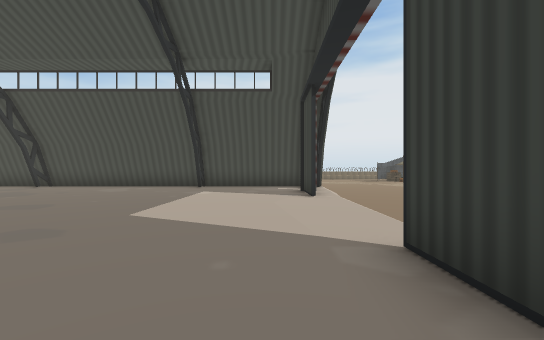
[1] (above)

24 first-person views from a walk through a Unity game level. The camera is 1.5 m above the floor, looks level and sees 90° across. Doors are open. The floor is counted in squares, 2 m on a side. Each view is taken from the middle of a square. On the plan, view 1 faces up. The plan holds only what a view shows up to about 10 squares ahead; the rest is blank. The place goes on beyond the plan. The player character is not drawn. Some surface patterns are stand-ins.

[2]
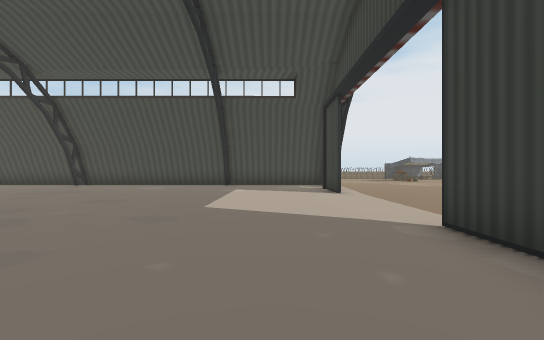

[3]
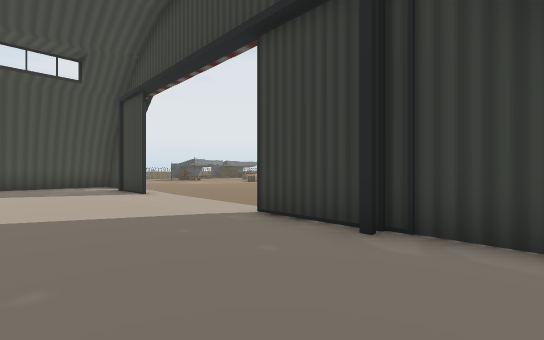

[4]
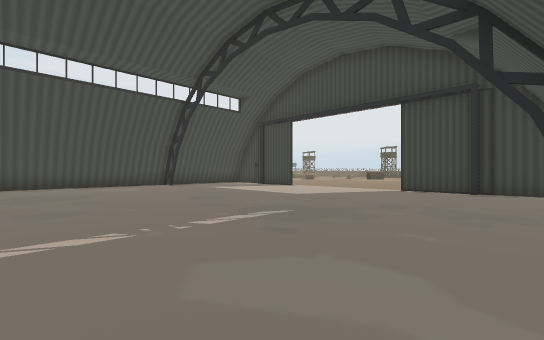

[5]
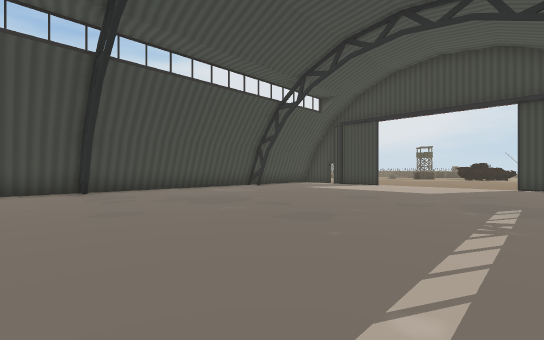

[6]
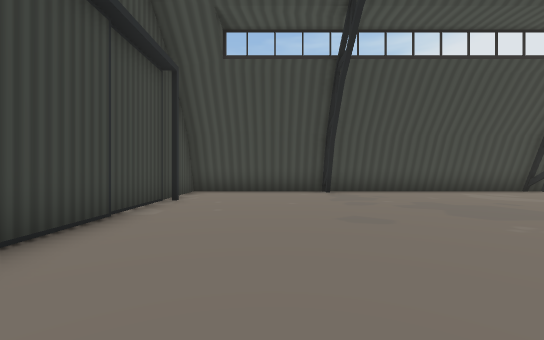

[7]
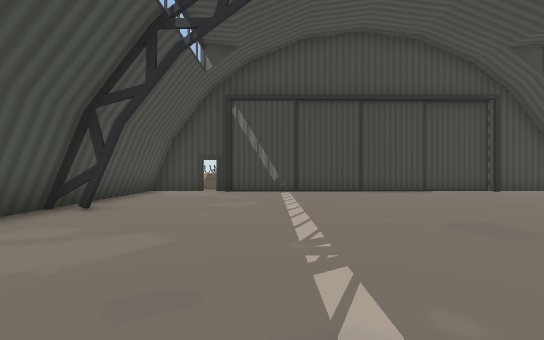

[8]
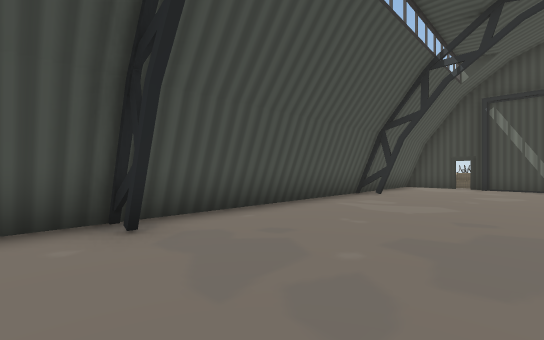

[9]
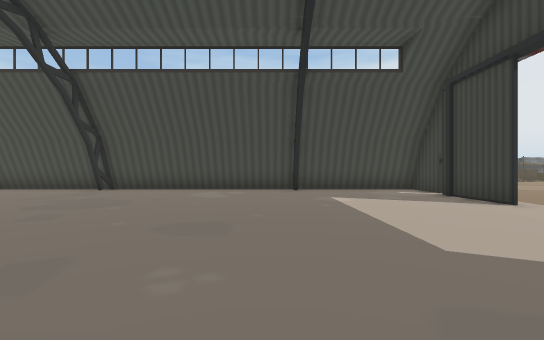

[10]
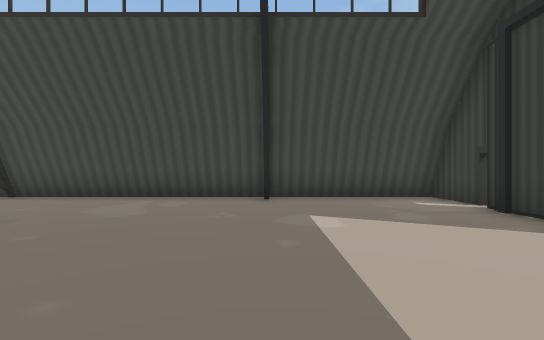

[11]
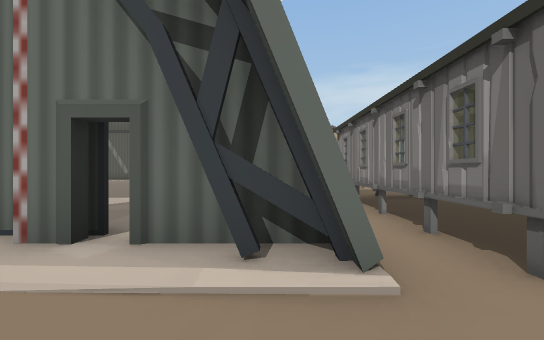

[12]
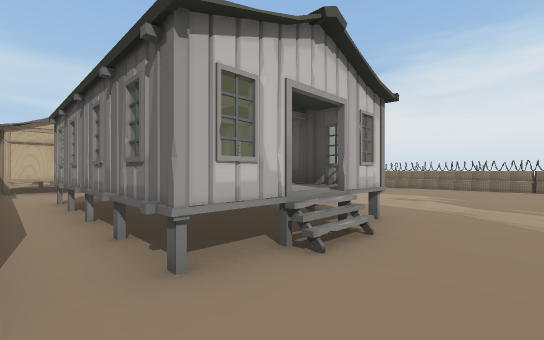

[13]
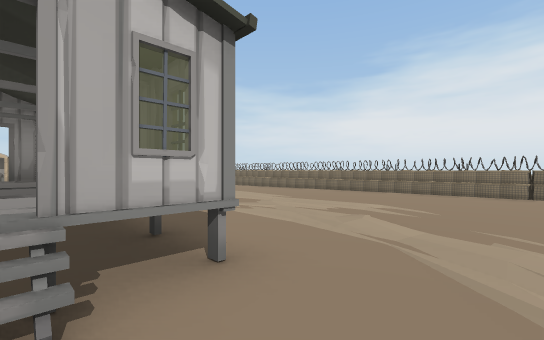

[14]
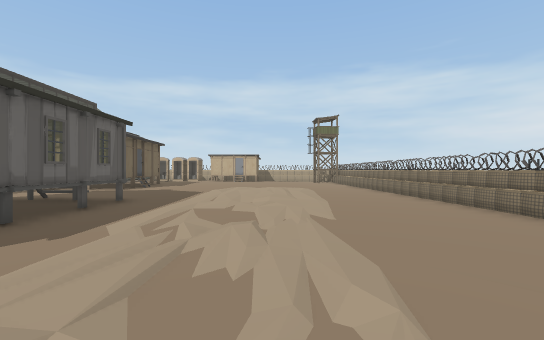

[15]
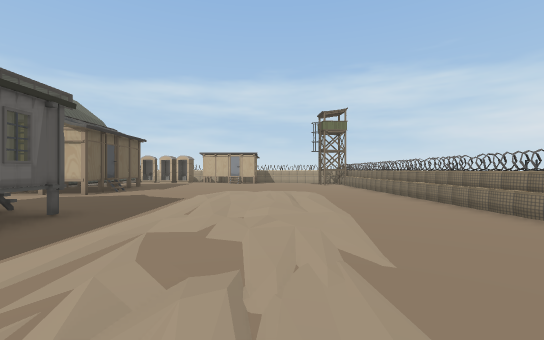

[16]
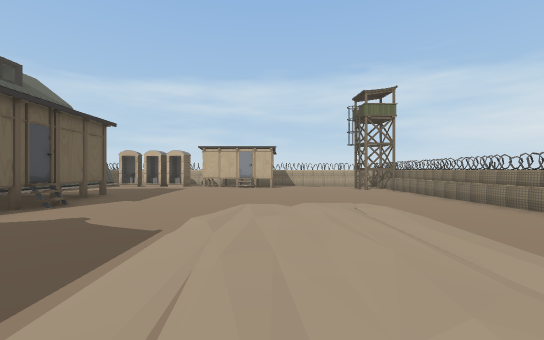

[17]
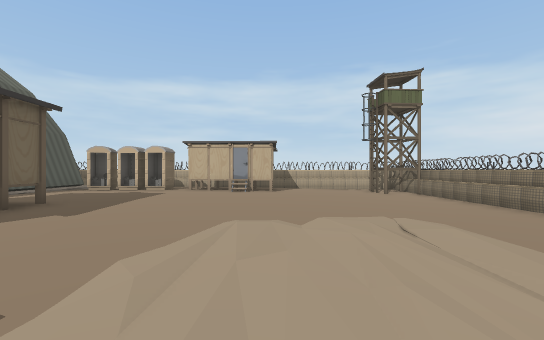

[18]
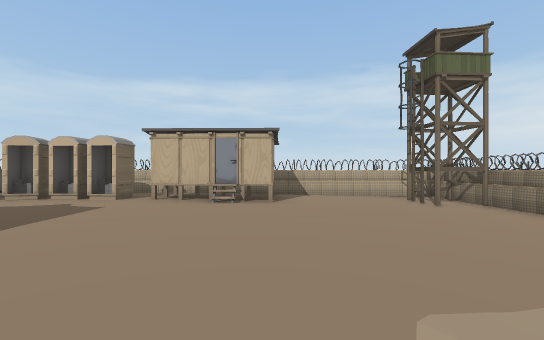

[19]
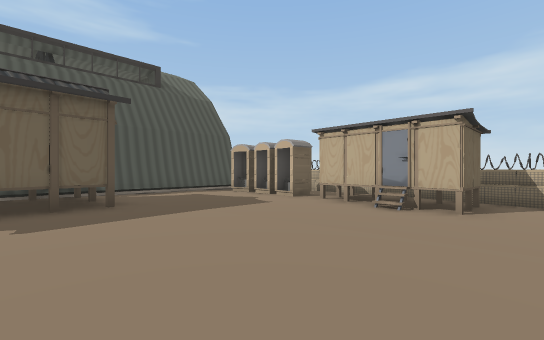

[20]
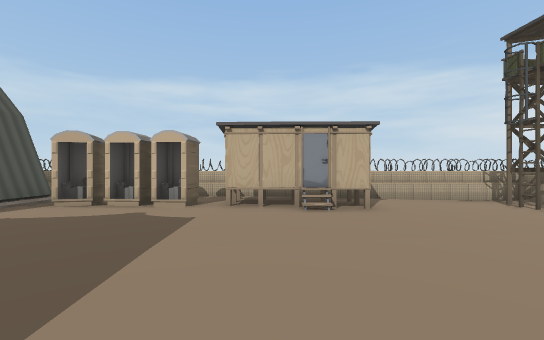

[21]
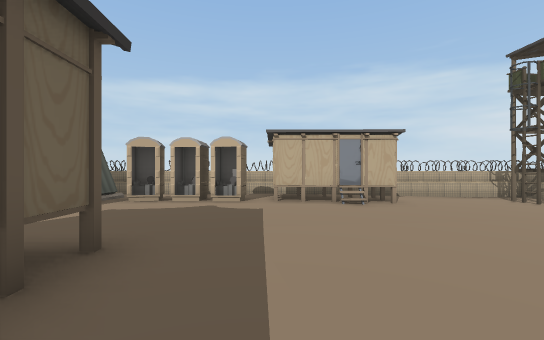

[22]
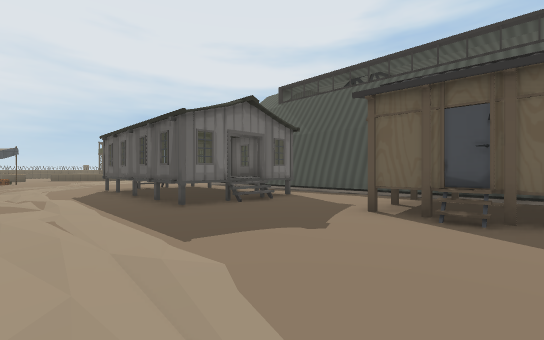

[23]
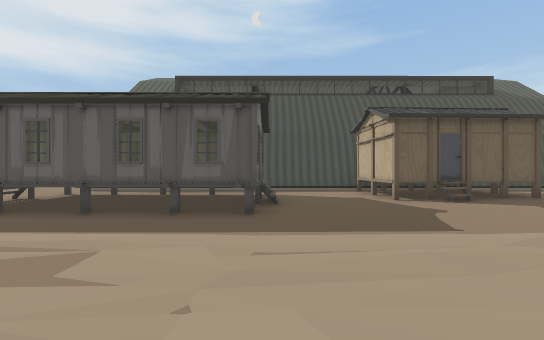

[24]
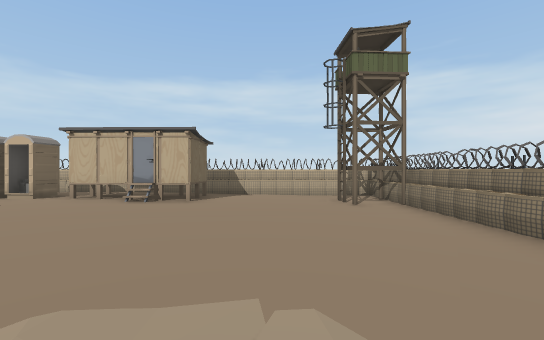

### Floor plan
Key: @ floor where view 1 was taken; # wall or solid block; x gap in a wall; . main floor; - floor 0.25 m lower than the main floor; _ floor 0.5 m lower than the main floor; : floor 0.75 m higher than the main floor; / step, stairs or slope; D open door; = window, fence, low wall or low ledge; ^ raised ledge; S shed; O other object.
Columns run from 18 left of view 1 to 4 right of it. Each row starts with its distance up from view 1.
 26  OO##################O
 25  ###_________----------
 24 O#_#_________----------
 23 O#___________----------
 22  #____-__--------------
 21 ##_--------------------
 20 ##SS----------------/--
 19  ^SS/------------------
 18  ^SS-------------------
 17 #^SS----------#:#####--
 16 ##-D----------D:::::DD-
 15 #^-D----SSSS--D     DD-
 14 ##-#D---SSSS---=##=##--
 13 ##------SSSS-----------
 12  # ######..##########--
 11 O^ #...............xD--
 10 O  #...............xD--
  9    #...............#/--
  8    #...............#.--
  7    #.................--
  6    #...................
  5    #..................
  4    #..................
  3    #.................
  2    #...............#
  1    #...............#
  0    D..............@#
 -1    #...............#
 -2    ##############

Positions as (right, up) in squares from view 1, and headings:
1: (0, 0), facing up
2: (-1, -1), facing up
3: (-2, -1), facing up-right
4: (-9, -1), facing up-right
5: (-12, 2), facing up-right
6: (-12, 3), facing up
7: (-5, 2), facing left
8: (-2, 2), facing down-left
9: (-4, 2), facing up
10: (-3, 5), facing up
11: (4, 12), facing left
12: (4, 13), facing up-left
13: (4, 16), facing up-left
14: (3, 21), facing left
15: (1, 21), facing left
16: (-3, 20), facing left
17: (-5, 20), facing left
18: (-8, 20), facing left
19: (-9, 21), facing down-left
20: (-9, 18), facing left
21: (-8, 17), facing left
22: (-9, 20), facing down-right
23: (-4, 22), facing down
24: (-8, 22), facing left
